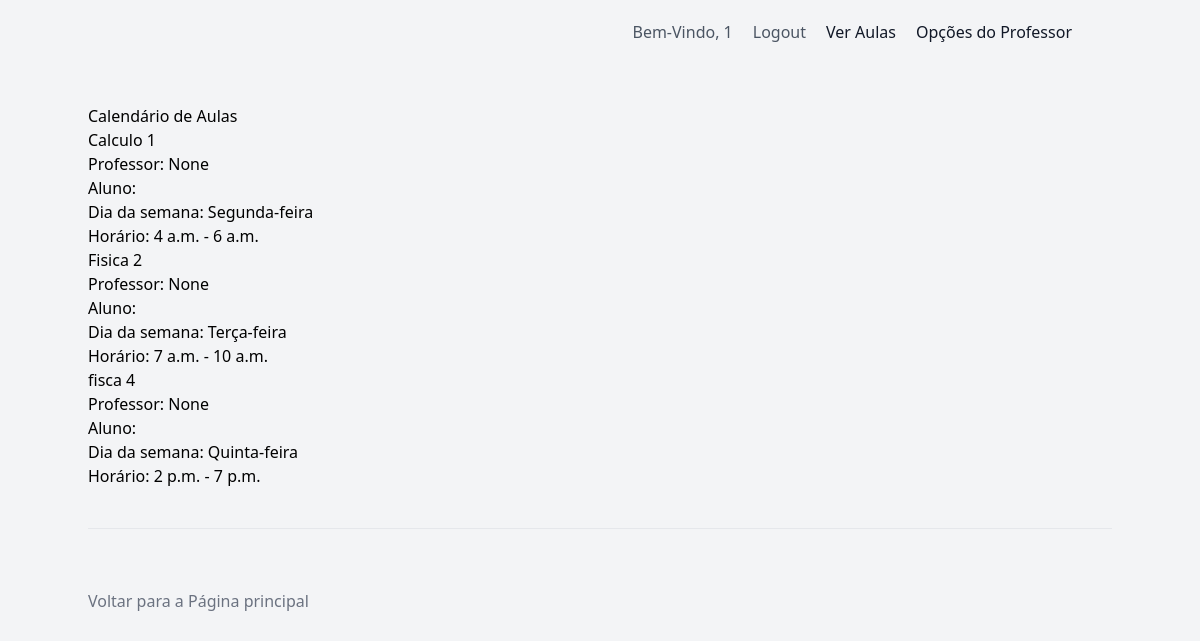
The app's page /calendario/ (signed in) with its own data.
### pi/models.py (models this page shows, shortened)
class Professor(AbstractUser):
    cordenador = models.CharField(max_length=100, null=True)
    nome = models.CharField(max_length=100, null=True)
    formacao = models.CharField(max_length=100, null=True)
    numero_funcionario = models.CharField(max_length=255, unique=True)
    senhap = models.CharField(max_length=150)
    aulas = models.ManyToManyField('Aula', related_name='professores')
    groups = models.ManyToManyField(
        'auth.Group',
        blank=True,
        help_text='The groups this user belongs to. A user will get all permissions granted to each of their groups.',
        related_name="professor_groups",
        verbose_name='groups',
    )
    user_permissions = models.ManyToManyField(
        'auth.Permission',
        blank=True,
        help_text='Specific permissions for this user.',
        related_name="professor_permissions",
        verbose_name='user permissions',
    )
    USERNAME_FIELD = 'numero_funcionario'
    PASSWORD_FIELD = 'senhap'
    class Meta:
        verbose_name = 'professor'
        verbose_name_plural = 'professors'
        db_table = 'auth_professor'
    @property
    def is_professor(self):
        return True

class Aula(models.Model):
    alunos = models.ManyToManyField('Estudante', related_name='aulas_estudante')
    professor = models.ForeignKey('Professor', on_delete=models.CASCADE)
    disciplina = models.ForeignKey('Disciplina', on_delete=models.CASCADE)
    sala = models.ForeignKey('Sala', on_delete=models.SET_NULL, null=True)  # Adicionado aqui
    dia_da_semana = models.CharField(max_length=20)
    hora_inicio = models.TimeField()
    hora_fim = models.TimeField()
    numero_lista = models.IntegerField(default=1)

class Disciplina(models.Model):
    nome = models.CharField(max_length=100)
    codigo = models.CharField(max_length=10)
    professor = models.ForeignKey('Professor', on_delete=models.SET_NULL, null=True)
    sala = models.ForeignKey('Sala', on_delete=models.SET_NULL, null=True)
    horario_inicio = models.TimeField()
    horario_fim = models.TimeField()

### pi/views.py (the view)
# urls.py: path('calendario/', views.calendario, name='calendario'),
def calendario(request):
    if request.user.is_authenticated:
        if request.user.is_professor:
            aulas = Aula.objects.filter(professor=request.user)
        else:
            aulas = Aula.objects.filter(aluno=request.user)
        return render(request, 'calendario.html', {'aulas': aulas})
    else:
        return redirect('login')

### pi/templates/calendario.html
{% extends 'base.html' %}
{% block content %}
<h1>Calendário de Aulas</h1>
<ul>
    {% for aula in aulas %}
    <li>
        <h2>{{ aula.disciplina.nome }}</h2>
        <p>Professor: {{ aula.professor.nome }}</p>
        <p>Aluno: {{ aula.aluno.nome }}</p>
        <p>Dia da semana: {{ aula.dia_da_semana }}</p>
        <p>Horário: {{ aula.hora_inicio }} - {{ aula.hora_fim }}</p>
    </li>
    {% endfor %}
</ul>
{% endblock %}

### pi/templates/base.html (shortened to what this page needs)
{% load static %}
<!DOCTYPE html>
<html lang="pt-br">
<head>
    <link href="https://cdn.jsdelivr.net/npm/tailwindcss@2.2.19/dist/tailwind.min.css" rel="stylesheet">
</head>
<body class="bg-gray-100">
    <header class="text-gray-600 body-font">
        <div class="container mx-auto flex flex-wrap p-5 flex-col md:flex-row items-center">
            <nav class="md:ml-auto flex flex-wrap items-center text-base justify-center">
                {% if user.is_authenticated %}
                <p class="mr-5 hover:text-gray-900">Bem-Vindo,
                    {% if user.is_professor %}
                    {{ user.numero_funcionario }}
                    {% else %}
                    {{ user.numero_estudante }}
                    {% endif %}
                </p>
                <a href="{% url 'logout' %}" class="mr-5 hover:text-gray-900">Logout</a>
                <a href="{% url 'ver_aulas' %}" class="mr-5 text-gray-900 hover:text-gray-700">Ver Aulas</a>
                {% if user.is_professor %}
                <div class="relative inline-block text-left">
                    <button type="button" class="mr-5 text-gray-900 hover:text-gray-700 focus:outline-none" id="professorMenuButton" aria-expanded="false" aria-haspopup="true">
                        Opções do Professor
                    </button>
                </div>
                {% endif %}
                {% endif %}
            </nav>
        </div>
    </header>
    <main class="container mx-auto mt-10">
        {% block content %}{% endblock %}
    </main>
        <div class="container mx-auto flex items-center flex-wrap border-t border-gray-200 pt-10 mt-10">
            <div class="text-center mt-5">
                <a href="{% url 'home' %}" class="text-gray-500 hover:text-gray-900">Voltar para a Página principal</a>
            </div>
        </div>
</body>
</html>

### records on screen
Aula: disciplina.nome "Calculo 1", professor.nome "None", dia_da_semana "Segunda-feira", hora_inicio "4 a.m.", hora_fim "6 a.m."
Aula: disciplina.nome "Fisica 2", professor.nome "None", dia_da_semana "Terça-feira", hora_inicio "7 a.m.", hora_fim "10 a.m."
Aula: disciplina.nome "fisca 4", professor.nome "None", dia_da_semana "Quinta-feira", hora_inicio "2 p.m.", hora_fim "7 p.m."

### other values on screen
{{ user.numero_funcionario }} "1"
